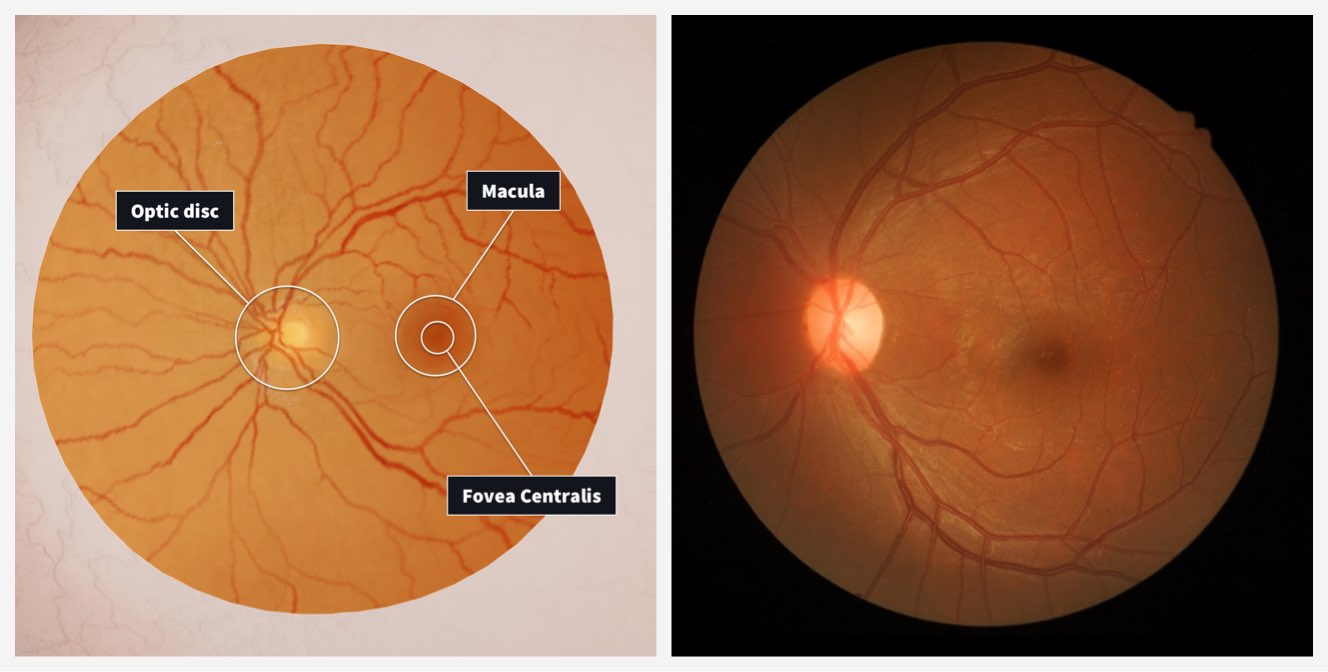
#> input picture anatomy.jpg, 1328 x 672 px, given in place of 1.png, which was not available
$ jupyter execute --allow-errors 'Optic Disc Detection.ipynb'   (shell and % lines are left out)   (text cells are left out)
#> lines starting #> are read from the running program, lines starting #| are printed output that depends on the picture; after the words box and inside, x2 and y2 are one past the last pixel; in counts of white or black regions, pixels touching at a corner belong together; pictures that were not available may be replaced by others from this repository, and a replacement may not be noted
[cell 1]
import cv2
import numpy as np
import matplotlib.pyplot as plt
from IPython.display import Image
import imutils
import pandas as pd
import os
from mpl_toolkits.mplot3d import Axes3D

[cell 2]
Image('anatomy.jpg', width = 1000)

[cell 3]
def Resize(image, factor = 0.5):
    '''
    This function changes dimensions of the image. The original images have high resolution and
    OpenCV opens images in 1-1 resolution with the display. Therefore, by default, this function
    reduces size of the image to 25% (factor^2 * 100) of the original size
    Inputs:
        image  - image array
        factor - resize factor
    Outputs:
        image  - resized image
    Assumptions:
        - OpenCV was called
    '''
    dim   = (int(image.shape[1] * factor), int(image.shape[0] * factor))
    image = cv2.resize(image, dim)
    return image

def SquareCrop(image):
    '''
    This function crops image into a square of maximum area. Both sides are cropped to the length
    of the shorter original side and crop is centred.
    Inputs:
        image - image array
    Outputs:
        image - cropped image
    Assumptions:
        - OpenCV was called
        - NumPy was called
    '''
    x , y = np.shape(image)[1], np.shape(image)[0]
    image = image[:,int(abs(x-y)/2):x-int(abs(x-y)/2)]
    return image

def CircleCrop(image):
    '''
    This function crops image into a circle of maximum area. The radius is determined by the function
    and the crop is centred.
    Inputs:
        image         - image array
    Outputs:
        cropped_image - cropped image
    Assumptions:
        - OpenCV was called
    '''
    radius = int(np.round(image.shape[0] / 2 * 0.87))

    # Set the center of the circle
    center = (image.shape[1] // 2, image.shape[0] // 2)

    # Create a mask with a white circle on a black background
    mask = np.zeros_like(image)
    cv2.circle(mask, center, radius, (255, 255, 255), -1)

    # Apply the mask to the original image
    masked_image = cv2.bitwise_and(image, mask)

    # Crop the masked image to the circle shape
    x, y, w, h = cv2.boundingRect(mask)
    cropped_image = masked_image[y:y+h, x:x+w]
    return cropped_image

def CutOff(image):
    '''
    This function finds the threshold (cutoff) pixel value. We first try to find the maximum pixel
    value in the enclosed circle of the image (as the top boundary) and then we caluclate the value
    below which all pixel will definitely not belong to the optic disc as their brightness is too
    low.
    Inputs:
        image - image array
    Outputs:
        value - value of the brightness threshold
    Assumptions:
        - NumPy was called
        - function CircleCrop exists
    '''
    value = 0.85 * np.max(CircleCrop(image))
    return value

def ClosestContour(contours, image):
    '''
    This function finds the contour closest to the centre of the eye fundus. We defined this function
    because pure brightness threshold method does not alway perfectly filter out all bright spots.
    This function was created with the assumption that the optic disc will be closest to the centre
    of the eye fundus.
    Inputs:
        contours - contours of the image
    Outputs:
        arg - index of the contour closest to the centre
    Assumptions:
        - NumPy was called
        - OpenCV was called
    '''
    R = []

    for c in contours:
        center = (image.shape[1] // 2, image.shape[0] // 2)             # centre of the image

        x,y,w,h = cv2.boundingRect(c)                                   # bound contour in a rectangle

        cx = x + (w/2)                                                  # centre of the contour in x
        cy = y + (h/2)                                                  # centre of the contour in y

        r = np.sqrt((center[1] - cx)**2 + (center[0] - cy)**2)          # calcualte the distance from the centre
        R.append(r)

    arg = np.argmin(np.array(R))                                        # find the contoru closes to the centre
    return arg

def AreaContoruFilter(contours, image):
    '''
    Filter out the contours that have small area (are most likely noise).
    Inputs:
        contours - contours of the image
        image    - array of the image
    Outputs:
        contours - contours of the image that have area bigger than the threshold value
    Assumptions:
        - OpenCV was called
    '''
    min_area = int(np.round(0.0003945 * image.shape[0]**2))
    contours = [cnt for cnt in contours if cv2.contourArea(cnt) > min_area]
    return contours

[cell 4]
def find_OpticDisc(image_path, display = False, use_CV = False):
    '''
    This function finds an optic disc in the image of eye retina.
    Inputs:
        image_path - directory of the images                        [string]
        display    - display the image with detected optic disc     [Boolean]
        use_CV     - display the image using OpenCV                 [Boolean]
    Outpus:
        cx         - x coordinate of centre of mass                 [integer]
        cy         - y coordinate of centre of mass                 [integer]
    Assumption:
        - NumPy library was called
        - Matplotlib library was called
        - OpenCV library was called
        - Resize function exists
        - CutOff function exists
        - AreaContoruFilter function exists
        - ClosestContour function exists
    '''
    image_original = Resize(cv2.imread(image_path))                             # load the original image and resize
    image_gray     = cv2.imread(image_path, cv2.IMREAD_GRAYSCALE)               # load the original image in gray-scale

    ## Change Dimensions of the Image ##
    image = Resize(image_gray)                                                  # resize the image

    ## Find Threshold Image ##
    thresh      = np.where(cv2.GaussianBlur(image,(25,25),0) < CutOff(image), 0, cv2.GaussianBlur(image,(25,25),0))
    thresh_crop = thresh

    ## Contours ##

    contours = cv2.findContours(thresh_crop, cv2.RETR_TREE, cv2.CHAIN_APPROX_SIMPLE)        # find contours in the image
    contours = imutils.grab_contours(contours)                                              # assemble contours

    contours = AreaContoruFilter(contours, image_original)                                  # filter contours by area


    c = contours[ClosestContour(contours, thresh)]               # find the contour closest to the centre
    x,y,w,h = cv2.boundingRect(c)
    x,y,w,h = cv2.boundingRect(c)                                # max values of the contour
    cx = x + (w/2)                                               # X-coord of blue track point
    cy = y + (h/2)                                               # Y-coord of blue track point

    cv2.circle(image_original, (int(cx), int(cy)), int(np.round(image_original.shape[0] * 0.0702)),(255,0,0), 2)      # create a circle for center of mass

    ## Display the Image ##
    if display == True:
        if use_CV == True:                                       # display using OpenCV
            cv2.imshow('image (orginal)', image_original)
            cv2.waitKey(0)
            cv2.destroyAllWindows()
        else:                                                    # display using Matplotlib
            plt.figure()
            plt.imshow(image_original)
            plt.axis('off')
            plt.show()

    return cx, cy

[cell 5]
path_test = 'Test_Set/Test/'                                    # path of the images data set

coordinates_COMP = []                                           # empty list for coordinates of optic disc (computer)
skip_images      = []                                           # empty list for images that need to be skipped

for image_number in range(1,301):
    image_path     = path_test + f'{image_number}.png'                         # define the image path
    try:
        # Do something with the current number
        cx, cy = find_OpticDisc(image_path)                                    # find coordinates of optic disc
#> in Resize, `dim   = (int(image.shape[1] * factor), int(image.shape[0] * factor))`: dim = (664, 336)
#> in find_OpticDisc, `image_gray     = cv2.imread(image_path, cv2.IMREAD_GRAYSCALE)`:
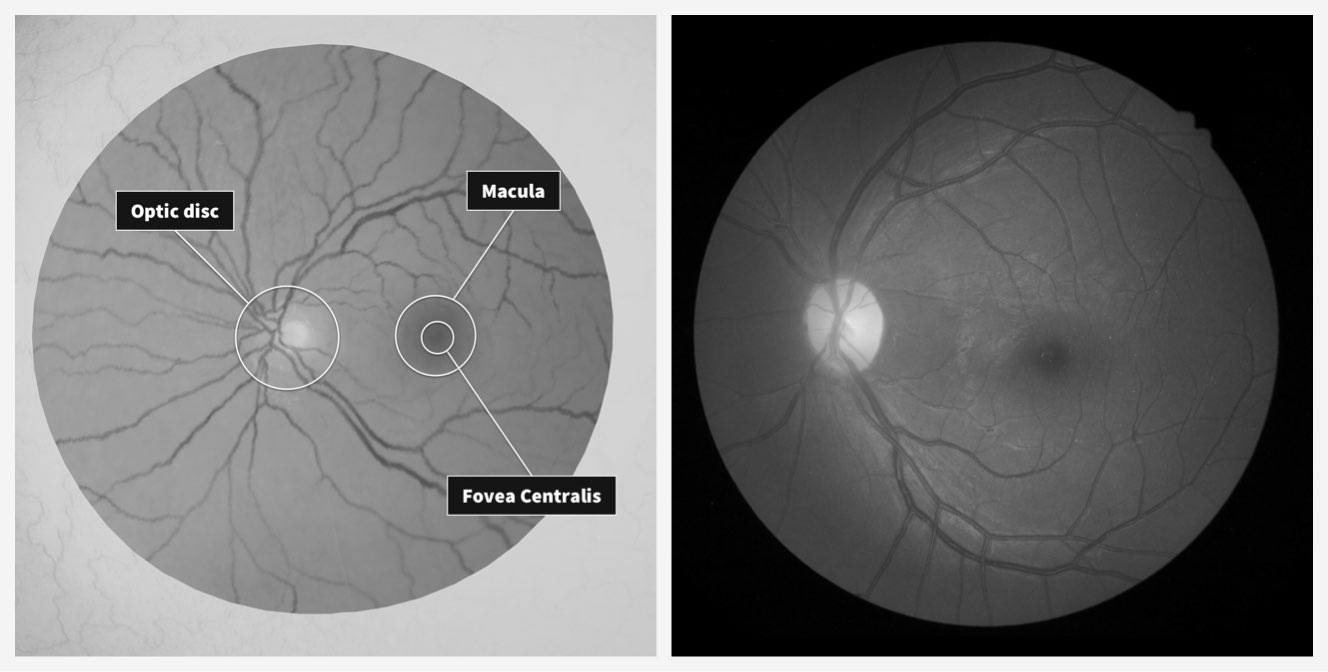
#> image_gray: shape (672, 1328); min 0, max 255, mean 118
#> in CircleCrop, `cv2.circle(mask, center, radius, (255, 255, 255), -1)`:
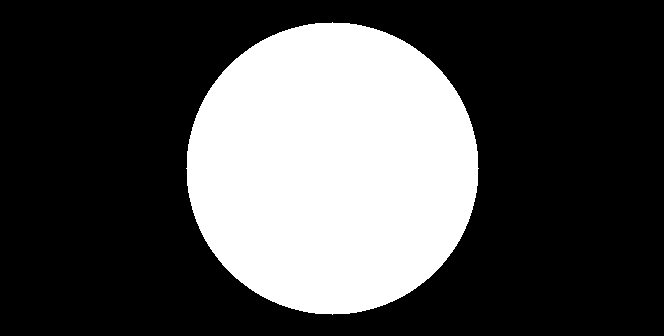
#> mask: shape (336, 664); 30% white; 1 white region
#> in CircleCrop, `masked_image = cv2.bitwise_and(image, mask)`:
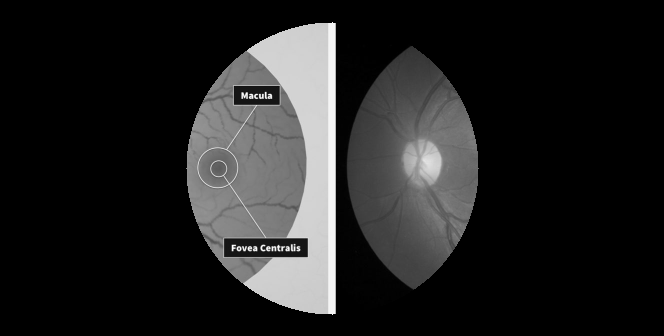
#> masked_image: shape (336, 664); min 0, max 255, mean 33.5
#> in CircleCrop, `cropped_image = masked_image[y:y+h, x:x+w]`:
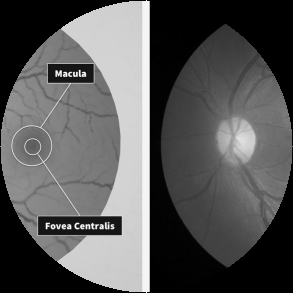
#> cropped_image: shape (293, 293); min 0, max 255, mean 87
#> in CutOff, `value = 0.85 * np.max(CircleCrop(image))`: value = 216.8
#> in find_OpticDisc, `thresh      = np.where(cv2.GaussianBlur(image,(25,25),0) < CutOff(imag..`:
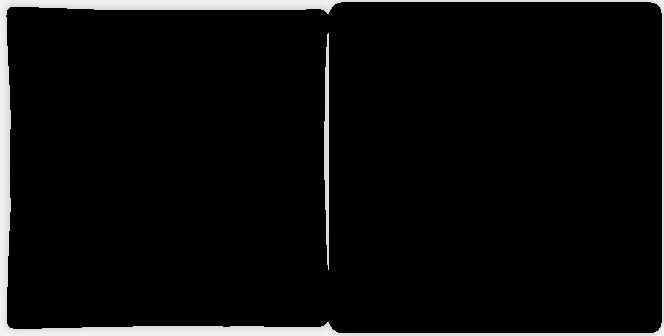
#> thresh: shape (336, 664); min 0, max 244, mean 12.7
#> in find_OpticDisc, `contours = cv2.findContours(thresh_crop, cv2.RETR_TREE, cv2.CHAIN_APPR..`: contours = 3 contours; box (x1, y1, x2, y2) and area: (0, 0, 664, 336) 222105, (5, 1, 663, 334) 212638, (324, 33, 329, 270) 631
#> the loop in ClosestContour, `for c in contours:` made 3 passes
#> (x, y, w, h, cx, cy, r) on passes 2 to 3: (5, 1, 658, 333, 334, 167.5, 233.7), (324, 33, 5, 237, 326.5, 151.5, 240.2)
#> (c, x, y, w, h, cx, cy, r) on pass 1: ([[0, 0], [0, 335], [663, 335], [663, 0]], 0, 0, 664, 336, 332, 168, 231.9)
#> after the loop in ClosestContour, `for c in contours:`: R = [231.9, 233.7, 240.2]
#> in ClosestContour, `arg = np.argmin(np.array(R))`: arg = 0
#> in find_OpticDisc, `c = contours[ClosestContour(contours, thresh)]`: c = [[0, 0], [0, 335], [663, 335], [663, 0]]
#> in find_OpticDisc, `x,y,w,h = cv2.boundingRect(c)`: x = 0; w = 664; h = 336
#> in find_OpticDisc, `cx = x + (w/2)`: cx = 332
#> in find_OpticDisc, `cy = y + (h/2)`: cy = 168
#> in find_OpticDisc, `cv2.circle(image_original, (int(cx), int(cy)), int(np.round(image_orig..`:
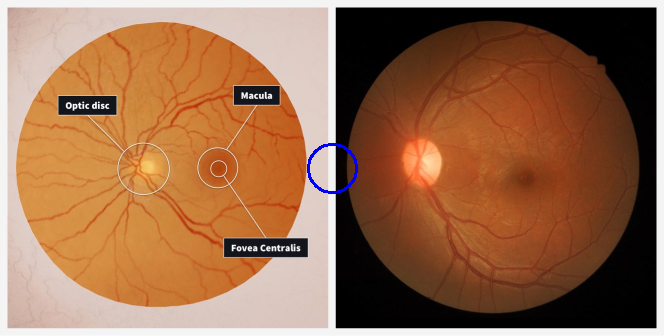
#> image_original: shape (336, 664, 3); mean of channels 0, 1, 2 77.8, 107.9, 152.8; drawn as B, G, R
#> cx = 332; cy = 168
    except:
        # If an error occurs, add the current number to the skip_nums list
        skip_images.append(image_number)                                       # append images that need to be skipped
        print(f"Encountered an error on iteration {image_number}. Skipping this number.")
#> pass 2 of the loop `for image_number in range(1,301):`:
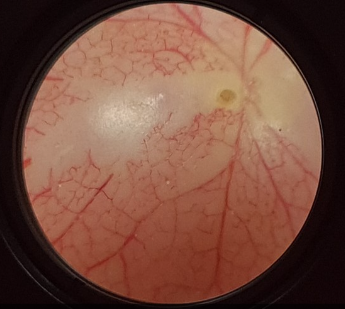
#> input picture funduscopy.PNG, 345 x 309 px, given in place of 2.png, which was not available
#> image: shape (154, 172, 3)
#> image_gray: shape (309, 345)
#> image: shape (154, 172)
#> in CircleCrop (call 2), `cv2.circle(mask, center, radius, (255, 255, 255), -1)`:
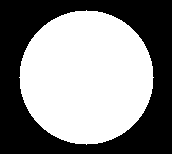
#> mask: shape (154, 172); 53.1% white; 1 black region
#> masked_image: shape (154, 172)
#> cropped_image: shape (135, 135)
#> thresh: shape (154, 172)
#> in find_OpticDisc (call 2), `contours = cv2.findContours(thresh_crop, cv2.RETR_TREE, cv2.CHAIN_APPR..`: contours = 1 contour; box (x1, y1, x2, y2) and area: (51, 50, 73, 65) 242
#> the loop in ClosestContour (call 2), `for c in contours:` made 1 pass
#> (center, x, y, w, h, cx, cy, r) on pass 1: ((86, 77), 51, 50, 22, 15, 62, 57.5, 32.21)
#> in find_OpticDisc (call 2), `c = contours[ClosestContour(contours, thresh)]`: c = contour of 24 points, box (x1, y1, x2, y2) (51, 50, 73, 65), area 242
#> in find_OpticDisc (call 2), `x,y,w,h = cv2.boundingRect(c)`: x = 51; y = 50; w = 22; h = 15
#> in find_OpticDisc (call 2), `cx = x + (w/2)`: cx = 62
#> in find_OpticDisc (call 2), `cy = y + (h/2)`: cy = 57.5
#> in find_OpticDisc (call 2), `cv2.circle(image_original, (int(cx), int(cy)), int(np.round(image_orig..`:
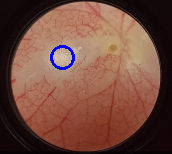
#> image_original: shape (154, 172, 3); mean of channels 0, 1, 2 62.7, 75.4, 115.8; drawn as B, G, R
#> `cx, cy = find_OpticDisc(image_path)`: cx = 62; cy = 57.5
#> `image_path     = path_test + f'{image_number}.png'`: image_path = 'Test_Set/Test/1.png'
#> `cx, cy = find_OpticDisc(image_path)`: cx = 332; cy = 168
#> pass 2 of the loop `for image_number in range(1,301):`:
#> `cx, cy = find_OpticDisc(image_path)`: cx = 62; cy = 57.5

#> (the rest of this cell did not finish here and is left out)

[cell 6]
def sort_by_number(filename):
    '''
    Sorts the images by number.
    Inputs:
        filename - name of the file [string]
    '''
    return int(filename[:-4])

image_files = os.listdir(path_test)                 # load images file from the folder
#> image_files = ['anatomy.jpg']
#> (the rest of this cell did not finish here and is left out)


coordinates_human = []                              # empty list for coordinates of optic disc chosen by human

n = 500                                             # number of images to analyse
i = 0

for image_file in image_files[:n]:
    image_path = os.path.join(path_test, image_file)            # image path
    image = cv2.imread(image_path)                              # load the image
    image = Resize(image)                                       # resize the image

    cv2.imshow('image', image)                                  # show the image


    def get_coordinates(event, x, y, flags, param):
        '''
        Obtains the coordiantes from the image by clicking.
        '''
        if event == cv2.EVENT_LBUTTONDOWN:                      # left-click button condition
            coordinates_human.append([i, x, y])                 # add coordinates of optic disc to the array
            print(f'Clicked at ({i}, {x}, {y})')
            cv2.destroyAllWindows()

    cv2.setMouseCallback('image', get_coordinates)              # mouse click function

    # Wait for a mouse click or key press
    key = cv2.waitKey(0)

    # Check if the 'x' key was pressed
    if key == ord('x'):
        cv2.destroyAllWindows()
        break
    i += 1


# Convert the coordinates array to a numpy array
coordinates_human = np.array(coordinates_human)
coordinates_human = coordinates_human.astype(int)

[cell 7]
coordinates_HUMAN = np.loadtxt('coordinates_HUMAN.txt')
mask = np.logical_not(np.isin(np.arange(coordinates_HUMAN.shape[0]), np.array(skip_images) - 1))
coordinates_HUMAN = coordinates_HUMAN[mask, :]
x1, y1 = coordinates_HUMAN[:,1], coordinates_HUMAN[:,2]

coordinates_COMP = np.loadtxt('coordinates_COMP.txt')
mask = np.logical_not(np.isin(np.arange(coordinates_COMP.shape[0]), np.array(skip_images) - 1))
coordinates_COMP = coordinates_COMP[mask, :]
x2, y2 = coordinates_COMP[:,1], coordinates_COMP[:,2]

[cell 8]
Errors = np.sqrt((x1 - x2)**2 + (y1 - y2)**2)

distances = np.arange(0,200,5)
success   = np.zeros(len(distances))

for i in range(len(distances)):
    success[i] = 100 * np.count_nonzero(Errors < distances[i]) / len(Errors)
